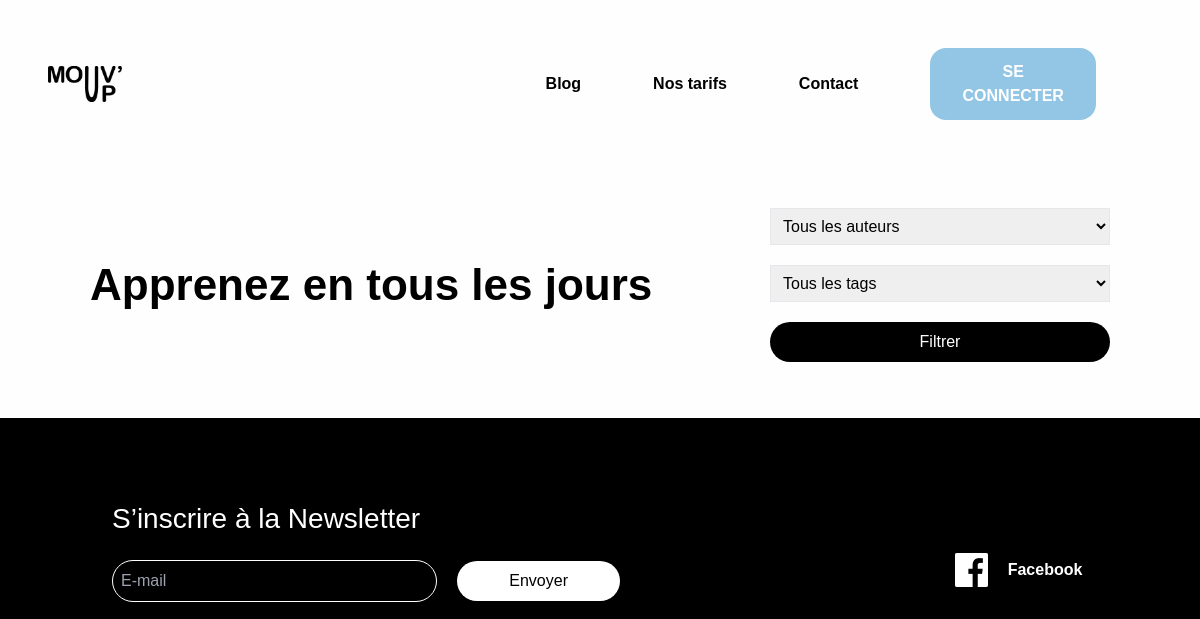
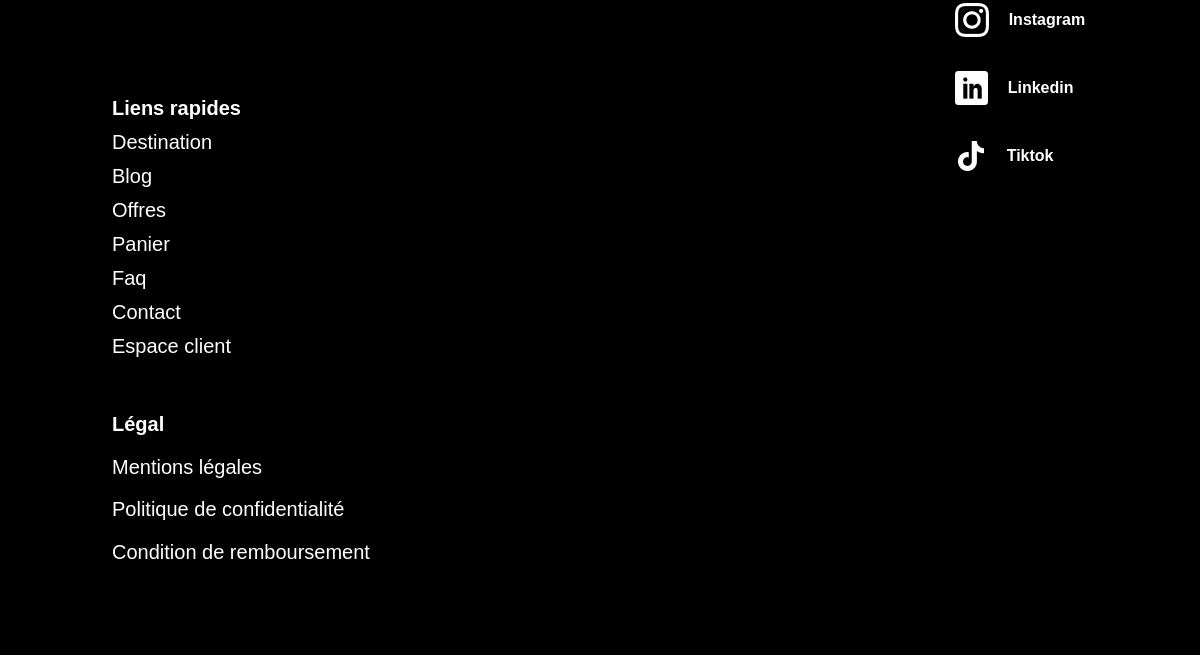
/blog, run on an earlier commit of the app's database (2 pictures, top to bottom).
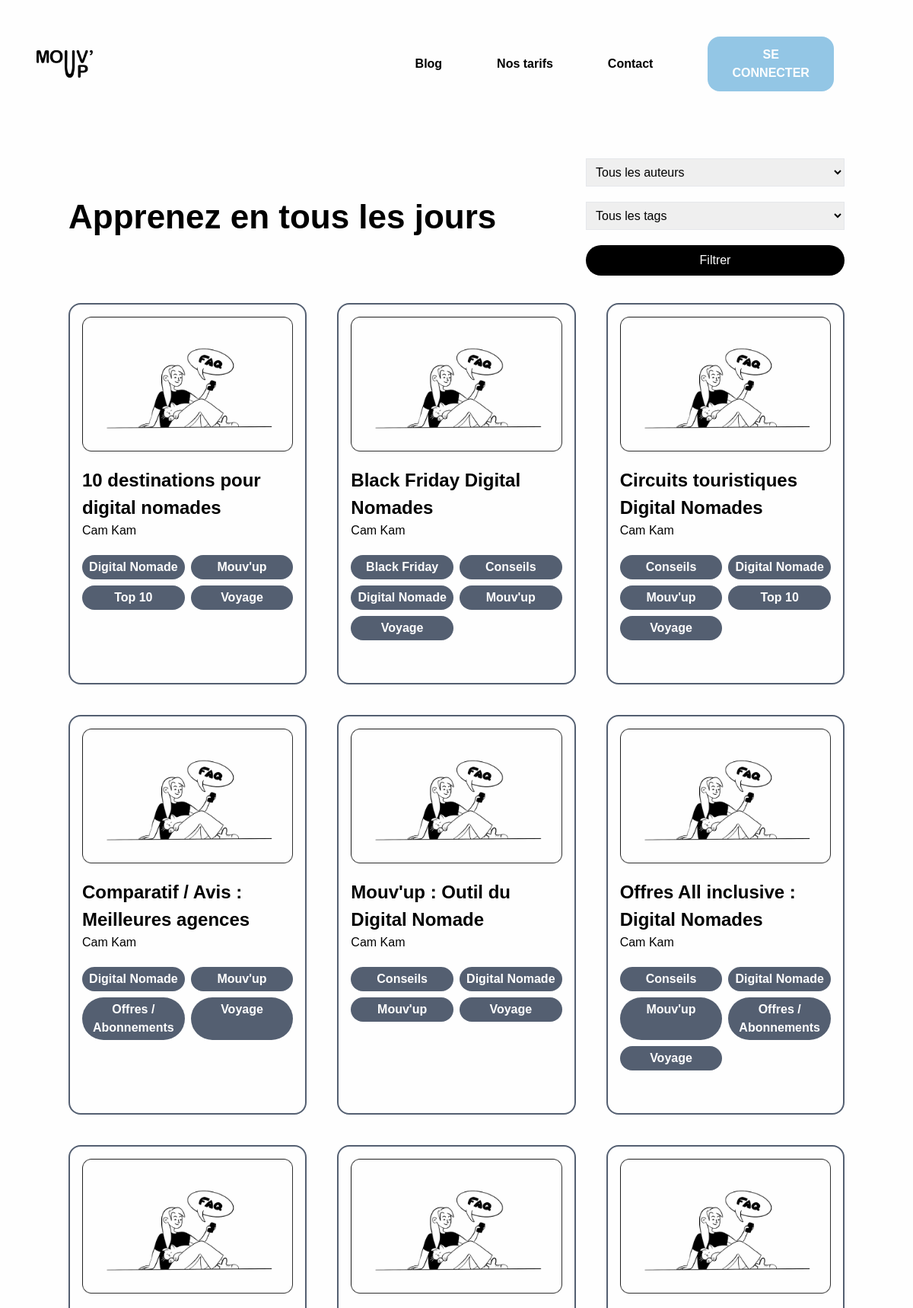
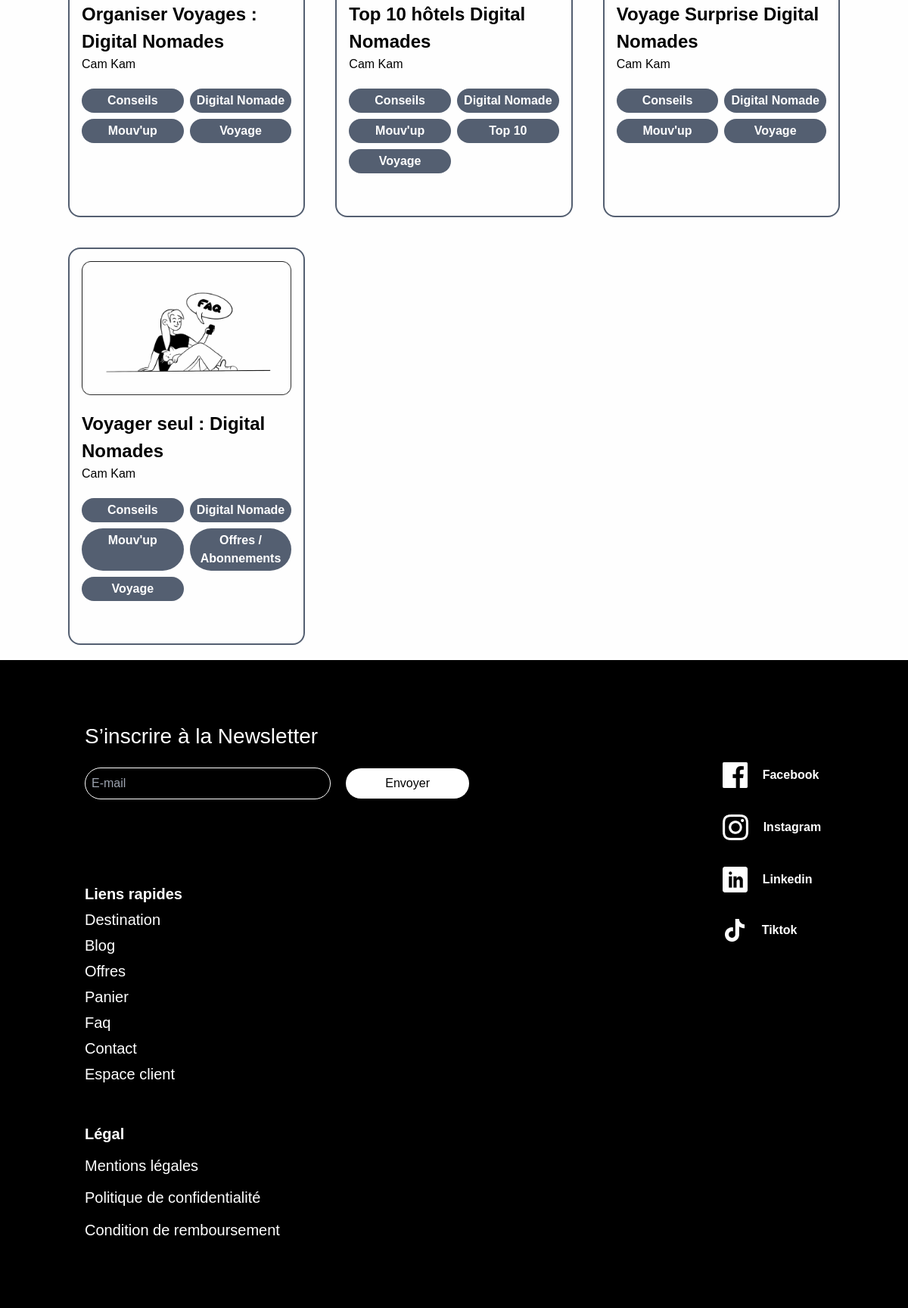
And on a later commit of the database (2 pictures, top to bottom).
### tables this page shows
CREATE TABLE `article` (
  `title` varchar(70) NOT NULL,
  `user_mail` varchar(50) NOT NULL,
  `content` longtext NOT NULL,
  `slug` varchar(128) NOT NULL,
  `id` int NOT NULL
);

CREATE TABLE `user` (
  `mail` varchar(128) NOT NULL,
  `pass` varchar(128) NOT NULL,
  `firstname` varchar(64) NOT NULL,
  `lastname` varchar(64) NOT NULL,
  `job` varchar(128) NOT NULL,
  `description` text NOT NULL,
  `img_path` varchar(64) NOT NULL,
  `admin` tinyint NOT NULL
);

### src/models/Database.php (called while the page is built, shortened)
<?php
class Database {
    private static $host = 'db';
    private static $dbname;
    private static $username;
    private static $password;
    private static $pdo = null;
    public static function init() {
        if (self::$pdo === null) {
            self::$dbname = $_ENV['MYSQL_DATABASE'];
            self::$username = $_ENV['MYSQL_USER'];
            self::$password = $_ENV['MYSQL_PASSWORD'];
        }
    }
    private static function connect() {
        try {
            $dsn = "mysql:host=" . self::$host . ";dbname=" . self::$dbname . ";charset=utf8mb4";
            $options = [
                PDO::ATTR_ERRMODE            => PDO::ERRMODE_EXCEPTION,
                PDO::ATTR_DEFAULT_FETCH_MODE => PDO::FETCH_ASSOC,
                PDO::ATTR_EMULATE_PREPARES   => false,
            ];
            self::$pdo = new PDO($dsn, self::$username, self::$password, $options);
        } catch (PDOException $e) {
            echo "Connection failed: " . $e->getMessage();
            exit;
        }
    }
    public static function getPdo() {
        return self::$pdo;
    }
}

### src/models/Tag.php (called while the page is built, shortened)
<?php
require_once __DIR__ . '/../models/Database.php';
class Tag {
    private static $db;
    public static function initializeDatabase() {
        if (!self::$db) {
            self::$db = Database::getPdo();
        }
    }
    public static function findAll(): array {
        $sql = "SELECT * FROM tag";
        $stmt = self::$db->prepare($sql);
        $stmt->execute();
        return $stmt->fetchAll();
    }
}

### src/controllers/BlogController.php (called while the page is built, shortened)
<?php
require_once __DIR__ . "/../models/Article.php";
require_once __DIR__ . "/../models/Tag.php";
require_once __DIR__ . "/../models/User.php";
class BlogController extends Tool
{
    private array $tags;
    private array $articles;
    private array $authors;
    public function index()
    {
        $data = $this->getDataForView();
        require_once __DIR__ . '/../views/components/header/header.php';
        require_once __DIR__ . '/../views/pages/blog.php';
        require_once __DIR__ . '/../views/components/footer/footer.php';
        return ob_get_clean();
    }
    public function __construct() {
        $this->tags = $this->findAllTags();
        $this->articles = $this->findAllArticles();
        $this->authors = $this->findAllAuthors();
    }
    public function findAllTags(): array {
        $data = Tag::findAll();
        $tags = [];
        foreach($data as $tagData) {
            $tags[] = new Tag($tagData['name']);
        }
        $this->tags = $tags;
        return $this->tags;
    }
    public function findAllArticles(): array {
        $author = $_GET['author'] ?? null;
        $tag = $_GET['tag'] ?? null;
        $data = Article::findAllFiltered($author, $tag);
        $articles = [];
        foreach($data as $articleData) {
            $articles[] = new Article($articleData['title'], $articleData['content'], $articleData['user_mail'], $articleData['id'],);
        }
        $this->articles = $articles;
        return $this->articles;
    }
    public function findAllAuthors(): array {
        $data = User::findAllAuthors();
        $authors = [];
        foreach($data as $authorData) {
            $authors[] = $authorData;
        }
        $this->authors = $authors;
        return $this->authors;
    }
    private function getDataForView(): array {
        return [
            'tags' => $this->tags,
            'articles' => $this->articles,
            'authors' => $this->authors
        ];
    }
}

### public/index.php (called while the page is built)
<?php
require_once __DIR__ . '/src/routes.php';
?>

### src/models/Article.php (called while the page is built, shortened)
<?php
require_once __DIR__ . '/../models/Database.php';
class Article {
    private ?int $id = null;
    private string $title;
    private string $slug;
    private string $userMail;
    private static $db;
    public function __construct(string $title, string $content, string $userMail, int $id) {
        $this->id = $id;
        $this->title = $title;
        $this->tags = $this->getTags();
        if(isset($_SESSION['user'])) {
            $this->userMail = $_SESSION['user']->getEmail();
        } else {
            $this->userMail = $userMail;
        }
        $this->autor = $this->getAutor();
        $this->id = $this->getId();
        $this->slug = $this->generateSlug($this->title);
    }
    public static function initializeDatabase() {
        if (!self::$db) {
            self::$db = Database::getPdo();
        }
    }
    function generateSlug(string $title) {
        $slug = strtolower($title);
        $slug = iconv('UTF-8', 'ASCII//TRANSLIT', $slug);
        $slug = preg_replace('/\s+/', '-', $slug);
        $slug = preg_replace('/[^a-z0-9\-]/', '', $slug);
        $slug = trim($slug, '-');
        $slug = preg_replace('/-+/', '-', $slug);
        return $slug;
    }
    public static function findAllFiltered(?string $author = null, ?string $tag = null): array {
        $sql = "SELECT a.* FROM article a ";
        $sql .= "WHERE 1=1 ";
        $stmt = self::$db->prepare($sql);
        $stmt->execute();
        return $stmt->fetchAll(PDO::FETCH_ASSOC);
    }
    public function getId(): ?int {
        return $this->id;
    }
    public function getSlug(): string {
        return $this->slug;
    }
    public function getTitle(): string {
        return $this->title;
    }
    public function getTags(): array {
        $db = self::$db;
        $sql = "SELECT at.tag_name FROM article_tags AS at JOIN article AS a ON a.title = at.article_title WHERE a.title = :title";
        $stmt = $db->prepare($sql);
        $stmt->bindParam(':title', $this->title, PDO::PARAM_STR);
        $stmt->execute();
        return $stmt->fetchAll(PDO::FETCH_COLUMN);
    }
    public function getAutor(): string {
        $db = self::$db;
        $sql = "SELECT firstname, lastname FROM user WHERE mail = :mail";
        $stmt = $db->prepare($sql);
        $stmt->bindParam(':mail', $this->userMail, PDO::PARAM_STR);
        $stmt->execute();
        $autorArray = $stmt->fetch();
        return $autorArray['firstname'] . ' ' . $autorArray['lastname'];
    }
}

### src/models/User.php (called while the page is built, shortened)
<?php
require_once __DIR__ . '/../models/Database.php';
class User extends Tool {
    private static $db;
    public static function initializeDatabase() {
        if (!self::$db) {
            self::$db = Database::getPdo();
        }
    }
    public static function findAllAuthors(): array {
        $sql = "SELECT DISTINCT u.* FROM user u JOIN article a ON u.mail = a.user_mail";
        $stmt = self::$db->prepare($sql);
        $stmt->execute();
        return $stmt->fetchAll(PDO::FETCH_ASSOC);
    }
}

### src/views/pages/blog.php (the view, shortened to what this page needs)
<div class="my-5 w-[85%] mx-auto">
    <form method="GET" action="/blog" class="lg:flex lg:justify-between lg:w-full lg:items-center">
        <h2 class="hidden lg:flex lg:text-3xl lg:font-bold">Apprenez en tous les jours</h2>
        <div class="flex flex-col items-center lg:w-1/3">
            <select name="author" class="border p-2 w-full my-5">
                <option value="">Tous les auteurs</option>
            </select>
            <select name="tag" class="border p-2 w-full">
                <option value="" class="relative w-full">Tous les tags</option>
            </select>
            <button type="submit" class="bg-black text-white p-2 my-5 w-full rounded-full">Filtrer</button>
        </div>
    </form>
    <ul class="flex flex-col items-center justify-evenly lg:grid lg:grid-cols-3 lg:gap-10">
        <?php foreach ($data['articles'] as $article): ?>
        <li class="border-featureInput border-2 p-4 w-full my-5 flex rounded-2xl justify-between flex-col lg:h-full">
            <a class="lg:flex lg:flex-col lg:justify-between" href="/article/<?= $article->getSlug();?>">
                <img src="../../assets/img/blog.png" alt="">
                <div class="flex flex-col justify-evenly w-full">
                    <div class="my-5">
                        <h2 class="font-bold text-xl"><?= htmlspecialchars($article->getTitle()); ?></h2>
                        <p><?= htmlspecialchars($article->getAutor()); ?></p>
                    </div>
                </div>
                <div class="grid grid-cols-2 gap-2">
                    <?php foreach ($article->getTags() as $tag): ?>
                        <span class="bg-featureInput text-white py-1 w-full text-center font-bold rounded-full p-2 h-full align-middle"><?= htmlspecialchars($tag) ;?></span>
                    <?php endforeach; ?>
                </div>
            </a>
        </li>
        <?php endforeach; ?>
    </ul>
</div>

### src/routes.php (shortened to what this page needs)
<?php
require_once __DIR__ . '/../src/controllers/BlogController.php';
$requestUri = parse_url($_SERVER['REQUEST_URI'], PHP_URL_PATH);
switch ($requestUri) {
    case '/blog':
        $controller = new BlogController();
        echo $controller->index();
        break;
}

### src/views/components/header/header.php (shortened to what this page needs)
<!DOCTYPE html>
<html lang="fr-Fr">
<head>
    <link href="/style.css" rel="stylesheet">
    <link href="/tailwind.css" rel="stylesheet">
</head>
<body class="font-gothamBook bg-[#fefefe]">
    <?php include_once __DIR__. '/../nav/nav.php';

### src/views/components/nav/nav.php (shortened to what this page needs)
<?php
$user = $_SESSION['user'] ?? null;
?>
<nav class="bg-[#fefefe] py-6 px-10 lg:p-12 lg:border-secondary relative">
    <div class="mx-auto flex justify-between items-center max-w-full">
        <a href="/" class="w-[20%] lg:order-1"><img class="w-full lg:w-1/3" src="../../assets/img/logo.png" alt="logo du site" /></a>
        <ul class="hidden lg:flex lg:order-2 lg:w-[60%] lg:justify-evenly space-x-4 bg-[#fefefe]">
            <li class="flex items-center m-0"><a href="/blog" class="hover:text-secondary italic lg:not-italic lg:font-bold">Blog</a></li>
            <li class="flex items-center m-0"><a href="/#homeOffer" class="hover:text-secondary italic lg:not-italic lg:font-bold">Nos tarifs</a></li>
            <li class="flex items-center m-0"><a href="/contact" class="hover:text-secondary italic lg:not-italic lg:font-bold">Contact</a></li>
            <?php if($user) : ?>
                <div class="relative">
                    <ul class="bg-[#fefefe] border border-secondary rounded-lg py-2 px-4 shadow-lg">
                        <li><a href="/account">Mon Compte</a></li>
                        <li><a href="/signout">Déconnexion</a></li>
                        <?php if($user->isAdmin()) : ?>
                            <li><a href="/admin">Panel Admin</a></li>
                        <?php endif; ?>
                        <li><a href="/panelUser">Panel User</a></li>
                    </ul>
                </div>
            <?php else : ?>
                <a href="/login" class="rounded-lg flex items-center bg-secondary w-[25%] py-2 px-5 lg:rounded-2xl lg:py-3">
                    <p class="uppercase italic text-center w-full lg:text-white lg:not-italic lg:font-bold">Se Connecter</p>
                </a>
            <?php endif; ?>
        </ul>
    </div>
</nav>

### src/views/components/footer/footer.php
<footer class="footer-component bg-black text-white px-6 py-10 lg:py-20 flex flex-col justify-evenly lg:grid lg:grid-cols-3 lg:grid-rows-4 lg:px-28">
    <div class="flex flex-col lg:col-start-1 lg:row-start-1 col-span-2">
        <h3 class="text-[1.75rem] font-thin">S’inscrire à la Newsletter </h3>
        <form action="" method="POST" class="flex items-center justify-between my-5 lg:justify-start">
            <input type="text" placeholder="E-mail" class="bg-transparent border border-white rounded-full p-2 w-[60%] lg:w-1/2 lg:mr-5">
            <button type="submit" class="bg-white text-black font-thin rounded-full p-2 w-[35%] lg:w-1/4">Envoyer</button>
        </form>
    </div>
    <div class="flex items-center space-x-5 my-5 lg:col-start-3 lg:row-start-1 lg:row-end-3 lg:row-span-2 lg:flex-col lg:justify-evenly lg:space-x-0 lg:items-start lg:pl-48">
        <a href="" class="lg:flex lg:w-2/3 lg:items-center">
            <img src="../../assets/img/facebook.png" alt="">
            <p class="hidden lg:flex lg:font-bold lg:ml-5">Facebook</p>
        </a>
        <a href="https://www.instagram.com/mouvup_/?igsh=MXJhbHY4dGJtajBlMw%3D%3D" target="_blank" class="lg:flex lg:w-2/3 lg:items-center">
            <img src="../../assets/img/instagram.png" alt="">
            <p class="hidden lg:flex lg:font-bold lg:ml-5">Instagram</p>
        </a>
        <a href="" class="lg:flex lg:w-2/3 lg:items-center">
            <img src="../../assets/img/linkedin.png" alt="">
            <p class="hidden lg:flex lg:font-bold lg:ml-5">Linkedin</p>
        </a>
        <a href="" class="lg:flex lg:w-2/3 lg:items-center">
            <img src="../../assets/img/tiktok.png" alt="">
            <p class="hidden lg:flex lg:font-bold lg:ml-5">Tiktok</p>
        </a>
    </div>
    <div class="flex flex-col justify-evenly space-y-1 text-lg my-10 lg:col-start-1 lg:row-start-2 lg:row-end-4">
        <h4 class="font-bold text-lg">Liens rapides</h4>
        <a class="font-thin text" href="">Destination</a>
        <a class="font-thin" href="">Blog</a>
        <a class="font-thin" href="">Offres</a>
        <a class="font-thin" href="">Panier</a>
        <a class="font-thin" href="">Faq</a>
        <a class="font-thin" href="">Contact</a>
        <a class="font-thin" href="">Espace client</a>
    </div>
    <div class="flex flex-col justify-evenly space-y-1 text-lg lg:col-start-1 lg:row-start-4">
        <h4 class="font-bold text-lg">Légal</h4>
        <a class="font-thin" href="">Mentions légales</a>
        <a class="font-thin" href="">Politique de confidentialité</a>
        <a class="font-thin" href="">Condition de remboursement</a>
    </div>
</footer>
</body>
</html>

What changed in the data, as far as the page shows it:
added article: title "10 destinations pour digital nomades", user.firstname+lastname "Cam Kam", tag "Digital Nomade", tag "Mouv'up", tag "Top 10", tag "Voyage"
added article: title "Black Friday Digital Nomades", user.firstname+lastname "Cam Kam", tag "Black Friday", tag "Conseils", tag "Digital Nomade", tag "Mouv'up", tag "Voyage"
added article: title "Circuits touristiques Digital Nomades", user.firstname+lastname "Cam Kam", tag "Conseils", tag "Digital Nomade", tag "Mouv'up", tag "Top 10", tag "Voyage"
added article: title "Comparatif / Avis : Meilleures agences", user.firstname+lastname "Cam Kam", tag "Digital Nomade", tag "Mouv'up", tag "Offres / Abonnements", tag "Voyage"
added article: title "Mouv'up : Outil du Digital Nomade", user.firstname+lastname "Cam Kam", tag "Conseils", tag "Digital Nomade", tag "Mouv'up", tag "Voyage"
added article: title "Offres All inclusive : Digital Nomades", user.firstname+lastname "Cam Kam", tag "Conseils", tag "Digital Nomade", tag "Mouv'up", tag "Offres / Abonnements", tag "Voyage"
added article: title "Organiser Voyages : Digital Nomades", user.firstname+lastname "Cam Kam", tag "Conseils", tag "Digital Nomade", tag "Mouv'up", tag "Voyage"
added article: title "Top 10 hôtels Digital Nomades", user.firstname+lastname "Cam Kam", tag "Conseils", tag "Digital Nomade", tag "Mouv'up", tag "Top 10", tag "Voyage"
added article: title "Voyage Surprise Digital Nomades", user.firstname+lastname "Cam Kam", tag "Conseils", tag "Digital Nomade", tag "Mouv'up", tag "Voyage"
added article: title "Voyager seul : Digital Nomades", user.firstname+lastname "Cam Kam", tag "Conseils", tag "Digital Nomade", tag "Mouv'up", tag "Offres / Abonnements", tag "Voyage"
